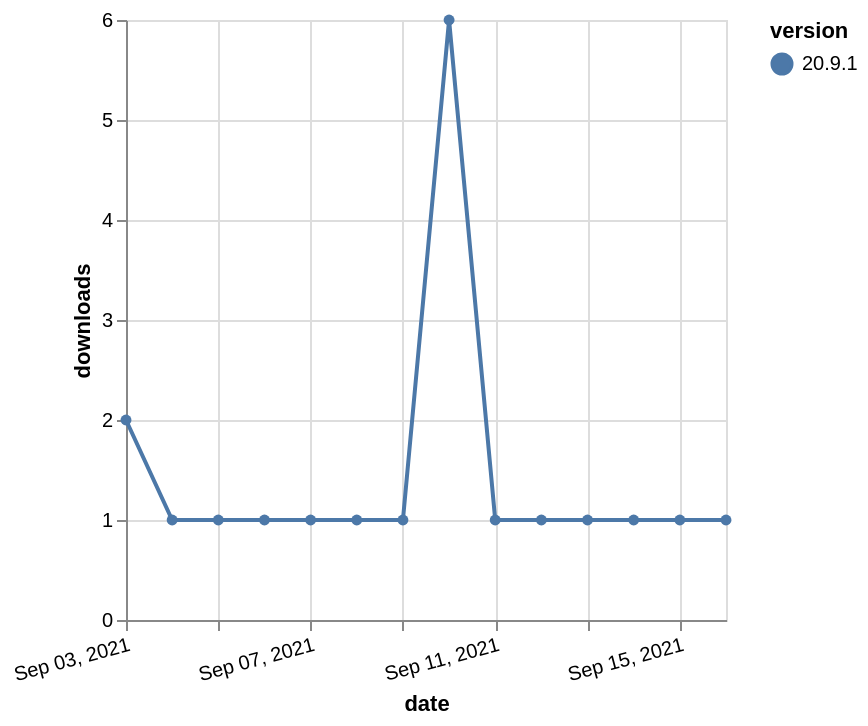

Here is the Vega-Lite specification saved for this chart:
### Vega-Lite specification from a JSON file in a GitHub repository (floating-point values rounded to 4 significant figures)
{"$schema": "https://vega.github.io/schema/vega-lite/v5.json", "description": "A simple bar chart with embedded data.", "data": {"values": [{"date": "2021-09-03", "total": 233, "delta": 2, "version": "20.9.1"}, {"date": "2021-09-04", "total": 234, "delta": 1, "version": "20.9.1"}, {"date": "2021-09-05", "total": 235, "delta": 1, "version": "20.9.1"}, {"date": "2021-09-06", "total": 236, "delta": 1, "version": "20.9.1"}, {"date": "2021-09-07", "total": 237, "delta": 1, "version": "20.9.1"}, {"date": "2021-09-08", "total": 238, "delta": 1, "version": "20.9.1"}, {"date": "2021-09-09", "total": 239, "delta": 1, "version": "20.9.1"}, {"date": "2021-09-10", "total": 245, "delta": 6, "version": "20.9.1"}, {"date": "2021-09-11", "total": 246, "delta": 1, "version": "20.9.1"}, {"date": "2021-09-12", "total": 247, "delta": 1, "version": "20.9.1"}, {"date": "2021-09-13", "total": 248, "delta": 1, "version": "20.9.1"}, {"date": "2021-09-14", "total": 249, "delta": 1, "version": "20.9.1"}, {"date": "2021-09-15", "total": 250, "delta": 1, "version": "20.9.1"}, {"date": "2021-09-16", "total": 251, "delta": 1, "version": "20.9.1"}]}, "width": "container", "mark": {"type": "line", "point": {"filled": true}}, "encoding": {"x": {"field": "date", "type": "temporal", "timeUnit": "yearmonthdate", "title": "date", "axis": {"labelAngle": -15}}, "y": {"field": "delta", "type": "quantitative", "title": "downloads"}, "color": {"field": "version", "type": "nominal"}, "tooltip": {"field": "delta"}}}
